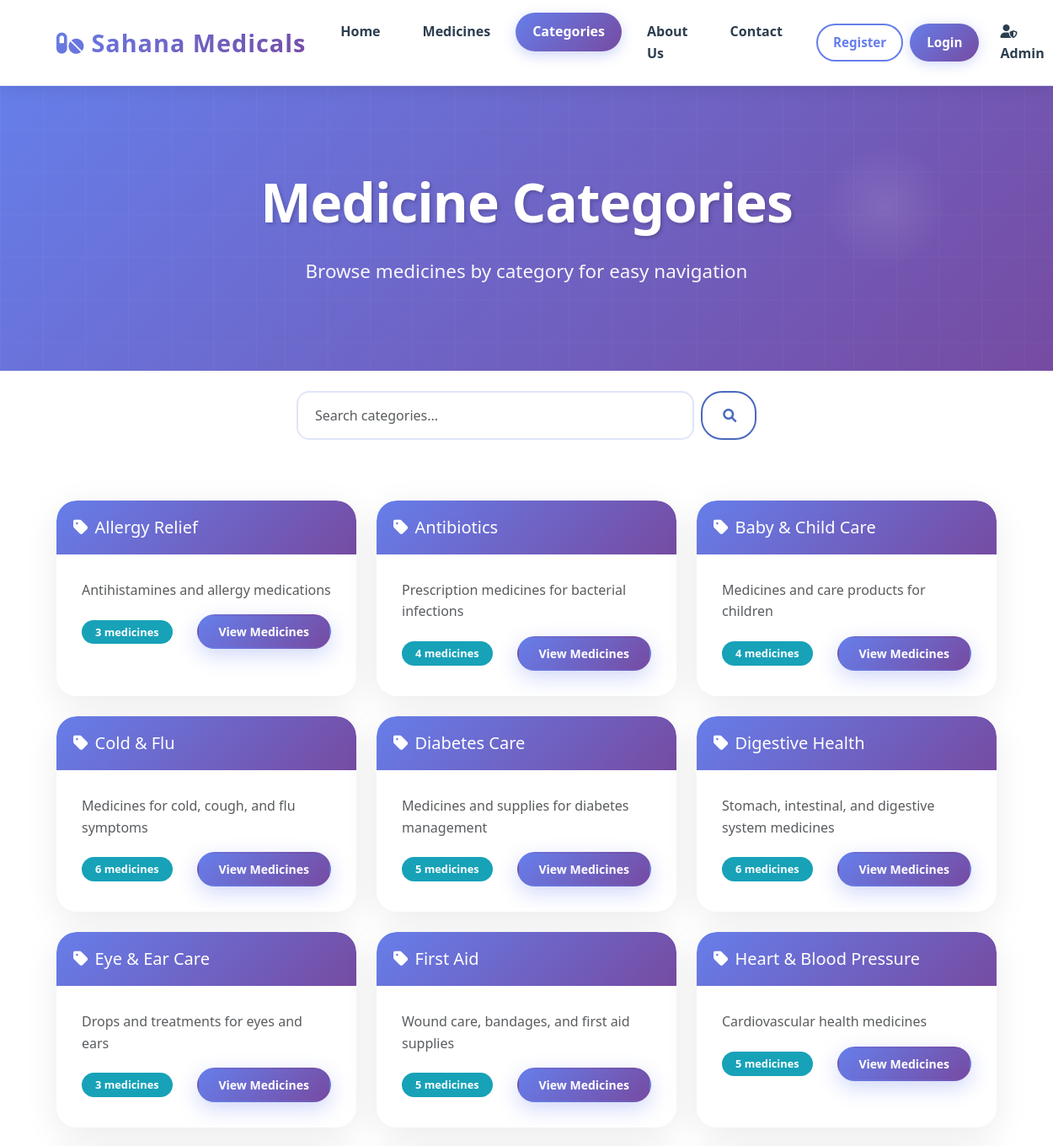
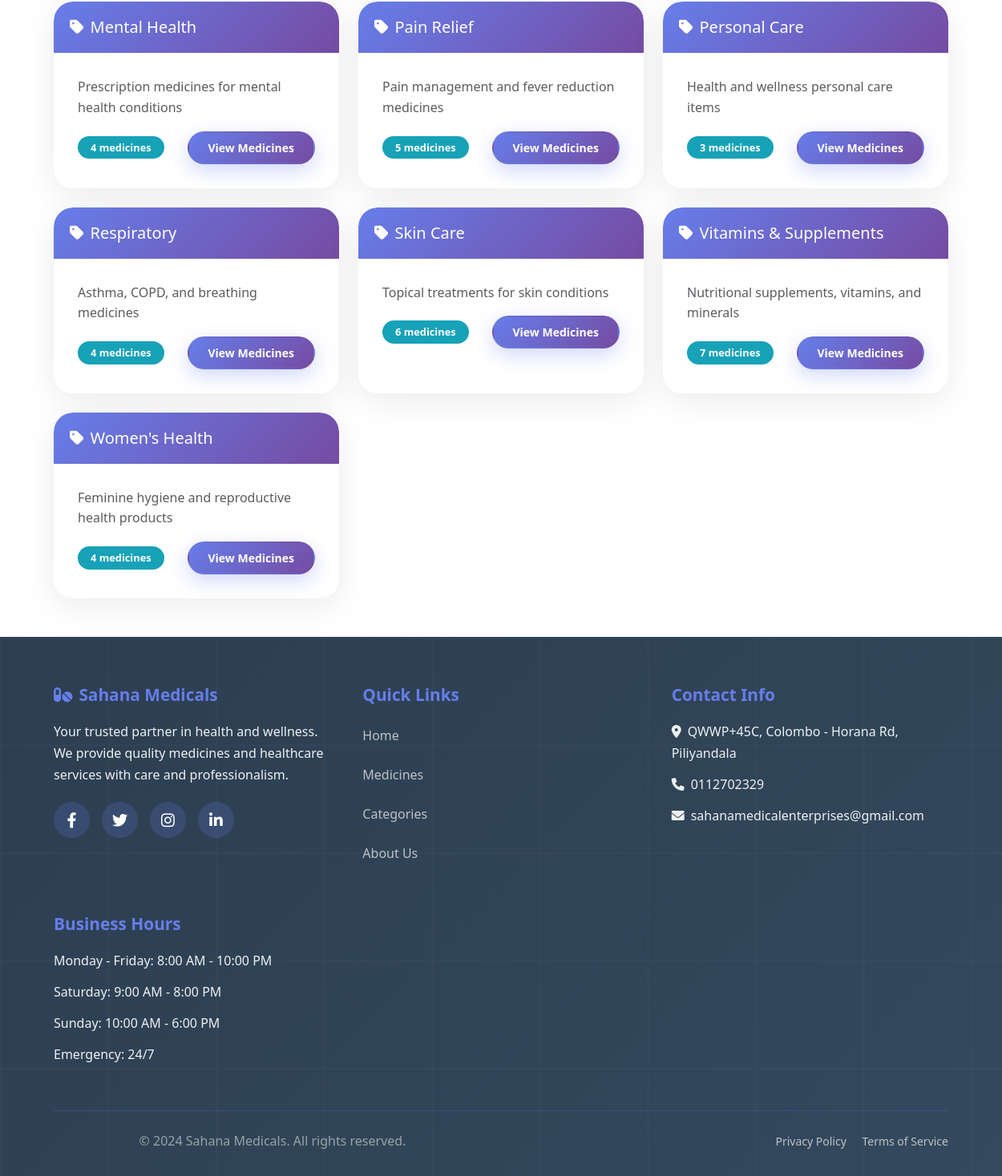
/categories.php, run on the app's committed database (2 pictures, top to bottom).
### tables this page shows
CREATE TABLE IF NOT EXISTS categories (
    id INT AUTO_INCREMENT PRIMARY KEY,
    name VARCHAR(100) NOT NULL UNIQUE,
    description TEXT,
    status ENUM('active', 'inactive') DEFAULT 'active',
    created_at TIMESTAMP DEFAULT CURRENT_TIMESTAMP,
    updated_at TIMESTAMP DEFAULT CURRENT_TIMESTAMP ON UPDATE CURRENT_TIMESTAMP
);

### categories.php (the view, shortened to what this page needs)
<?php
include 'config/database.php';
$search = $_GET['search'] ?? '';
$where_conditions = ['c.status = "active"'];
$params = [];
$where_clause = 'WHERE ' . implode(' AND ', $where_conditions);
$stmt = $pdo->prepare("
    SELECT c.*, COUNT(m.id) as medicine_count
    FROM categories c
    LEFT JOIN medicines m ON c.id = m.category_id AND m.status = 'active'
    $where_clause
    GROUP BY c.id
    ORDER BY c.name ASC
");
$stmt->execute($params);
$categories = $stmt->fetchAll();
?>
<!DOCTYPE html>
<html lang="en">
<head>
    <link href="https://cdn.jsdelivr.net/npm/bootstrap@5.3.0/dist/css/bootstrap.min.css" rel="stylesheet">
    <link href="https://cdnjs.cloudflare.com/ajax/libs/font-awesome/6.0.0/css/all.min.css" rel="stylesheet">
    <link href="assets/css/style.css" rel="stylesheet">
</head>
<body>
    <nav class="navbar navbar-expand-lg navbar-light fixed-top">
        <div class="container">
            <a class="navbar-brand fw-bold" href="index.php">
                <i class="fas fa-pills me-2"></i>Sahana Medicals
            </a>
            <div class="collapse navbar-collapse" id="navbarNav">
                <ul class="navbar-nav me-auto">
                    <li class="nav-item">
                        <a class="nav-link" href="index.php">Home</a>
                    </li>
                    <li class="nav-item">
                        <a class="nav-link" href="medicines.php">Medicines</a>
                    </li>
                    <li class="nav-item">
                        <a class="nav-link active" href="categories.php">Categories</a>
                    </li>
                    <li class="nav-item">
                        <a class="nav-link" href="about.php">About Us</a>
                    </li>
                    <li class="nav-item">
                        <a class="nav-link" href="contact.php">Contact</a>
                    </li>
                </ul>
                <ul class="navbar-nav">
                    <?php if (isset($_SESSION['user_logged_in']) && $_SESSION['user_logged_in'] === true): ?>
                        <li class="nav-item">
                            <a class="nav-link position-relative" href="cart.php">
                                <i class="fas fa-shopping-cart"></i>
                                <?php
                                $cart_count = isset($_SESSION['cart']) ? array_sum(array_column($_SESSION['cart'], 'quantity')) : 0;
                                if ($cart_count > 0):
                                ?>
                                    <span class="position-absolute top-0 start-100 translate-middle badge rounded-pill bg-danger">
                                        <?php echo $cart_count; ?>
                                    </span>
                                <?php endif; ?>
                            </a>
                        </li>
                        <li class="nav-item dropdown">
                            <a class="nav-link dropdown-toggle" href="#" id="userDropdown" role="button" data-bs-toggle="dropdown">
                                <i class="fas fa-user me-1"></i><?php echo htmlspecialchars($_SESSION['user_name']); ?>
                            </a>
                            <ul class="dropdown-menu">
                                <li><a class="dropdown-item" href="profile.php"><i class="fas fa-user me-2"></i>My Profile</a></li>
                                <li><a class="dropdown-item" href="my_orders.php"><i class="fas fa-shopping-cart me-2"></i>My Orders</a></li>
                                <li><a class="dropdown-item" href="submit_prescription.php"><i class="fas fa-prescription me-2"></i>Submit Prescription</a></li>
                                <li><a class="dropdown-item" href="my_prescriptions.php"><i class="fas fa-clipboard-list me-2"></i>My Prescriptions</a></li>
                                <li><hr class="dropdown-divider"></li>
                                <li><a class="dropdown-item" href="logout.php"><i class="fas fa-sign-out-alt me-2"></i>Logout</a></li>
                            </ul>
                        </li>
                    <?php else: ?>
                        <li class="nav-item auth-buttons-group">
                            <a class="nav-link auth-btn-secondary" href="auth.php?mode=register">Register</a>
                            <a class="nav-link auth-btn" href="auth.php?mode=login">Login</a>
                        </li>
                    <?php endif; ?>
                    <li class="nav-item">
                        <a class="nav-link" href="admin/login.php"><i class="fas fa-user-shield me-1"></i>Admin</a>
                    </li>
                </ul>
            </div>
        </div>
    </nav>
    <section class="page-header">
        <div class="container">
            <h1>Medicine Categories</h1>
            <p>Browse medicines by category for easy navigation</p>
        </div>
    </section>
    <section class="py-4 bg-white">
        <div class="container">
            <div class="row">
                <div class="col-md-6 mx-auto">
                    <form method="GET" class="d-flex">
                        <input type="text" class="form-control me-2" name="search" placeholder="Search categories..." value="<?php echo htmlspecialchars($search); ?>">
                        <button type="submit" class="btn btn-outline-primary">
                            <i class="fas fa-search"></i>
                        </button>
                    </form>
                </div>
            </div>
        </div>
    </section>
    <section class="py-5">
        <div class="container">
            <div class="row g-4">
                <?php foreach ($categories as $category): ?>
                <div class="col-lg-4 col-md-6">
                    <div class="card h-100">
                        <div class="card-header">
                            <h5 class="mb-0">
                                <i class="fas fa-tag me-2"></i><?php echo htmlspecialchars($category['name']); ?>
                            </h5>
                        </div>
                        <div class="card-body">
                            <p class="card-text text-muted">
                                <?php echo htmlspecialchars($category['description'] ?? 'No description available.'); ?>
                            </p>
                            <div class="d-flex justify-content-between align-items-center">
                                <div>
                                    <span class="badge bg-info"><?php echo $category['medicine_count']; ?> medicines</span>
                                </div>
                                <a href="medicines.php?category=<?php echo $category['id']; ?>" class="btn btn-secondary-hero btn-sm">
                                    View Medicines
                                </a>
                            </div>
                        </div>
                    </div>
                </div>
                <?php endforeach; ?>
            </div>
        </div>
    </section>
    <footer class="footer">
        <div class="container">
            <div class="footer-content">
                <div class="footer-section">
                    <h4>
                        <i class="fas fa-pills me-2"></i>Sahana Medicals
                    </h4>
                    <p>Your trusted partner in health and wellness. We provide quality medicines and healthcare services with care and professionalism.</p>
                    <div class="social-links">
                        <a href="#" class="text-white"><i class="fab fa-facebook-f"></i></a>
                        <a href="#" class="text-white"><i class="fab fa-twitter"></i></a>
                        <a href="#" class="text-white"><i class="fab fa-instagram"></i></a>
                        <a href="#" class="text-white"><i class="fab fa-linkedin-in"></i></a>
                    </div>
                </div>
                <div class="footer-section">
                    <h5>Quick Links</h5>
                    <ul>
                        <li><a href="index.php">Home</a></li>
                        <li><a href="medicines.php">Medicines</a></li>
                        <li><a href="categories.php">Categories</a></li>
                        <li><a href="about.php">About Us</a></li>
                    </ul>
                </div>
                <div class="footer-section">
                    <h5>Contact Info</h5>
                    <ul>
                        <li><i class="fas fa-map-marker-alt me-2"></i>QWWP+45C, Colombo - Horana Rd, Piliyandala</li>
                        <li><i class="fas fa-phone me-2"></i>0112702329</li>
                        <li><i class="fas fa-envelope me-2"></i>sahanamedicalenterprises@gmail.com</li>
                    </ul>
                </div>
                <div class="footer-section">
                    <h5>Business Hours</h5>
                    <ul>
                        <li>Monday - Friday: 8:00 AM - 10:00 PM</li>
                        <li>Saturday: 9:00 AM - 8:00 PM</li>
                        <li>Sunday: 10:00 AM - 6:00 PM</li>
                        <li>Emergency: 24/7</li>
                    </ul>
                </div>
            </div>
            <div class="footer-bottom">
                <div class="row align-items-center">
                    <div class="col-md-6">
                        <p class="mb-0">&copy; 2024 Sahana Medicals. All rights reserved.</p>
                    </div>
                    <div class="col-md-6 text-md-end">
                        <small>
                            <a href="#" class="me-3">Privacy Policy</a>
                            <a href="#">Terms of Service</a>
                        </small>
                    </div>
                </div>
            </div>
        </div>
    </footer>
</body>
</html>

### data on the page
categories: name "Allergy Relief", description "Antihistamines and allergy medications", medicine_count "3"
categories: name "Antibiotics", description "Prescription medicines for bacterial infections", medicine_count "4"
categories: name "Baby & Child Care", description "Medicines and care products for children", medicine_count "4"
categories: name "Cold & Flu", description "Medicines for cold, cough, and flu symptoms", medicine_count "6"
categories: name "Diabetes Care", description "Medicines and supplies for diabetes management", medicine_count "5"
categories: name "Digestive Health", description "Stomach, intestinal, and digestive system medicines", medicine_count "6"
categories: name "Eye & Ear Care", description "Drops and treatments for eyes and ears", medicine_count "3"
categories: name "First Aid", description "Wound care, bandages, and first aid supplies", medicine_count "5"
categories: name "Heart & Blood Pressure", description "Cardiovascular health medicines", medicine_count "5"
categories: name "Mental Health", description "Prescription medicines for mental health conditions", medicine_count "4"
categories: name "Pain Relief", description "Pain management and fever reduction medicines", medicine_count "5"
categories: name "Personal Care", description "Health and wellness personal care items", medicine_count "3"
categories: name "Respiratory", description "Asthma, COPD, and breathing medicines", medicine_count "4"
categories: name "Skin Care", description "Topical treatments for skin conditions", medicine_count "6"
categories: name "Vitamins & Supplements", description "Nutritional supplements, vitamins, and minerals", medicine_count "7"
categories: name "Women's Health", description "Feminine hygiene and reproductive health products", medicine_count "4"
